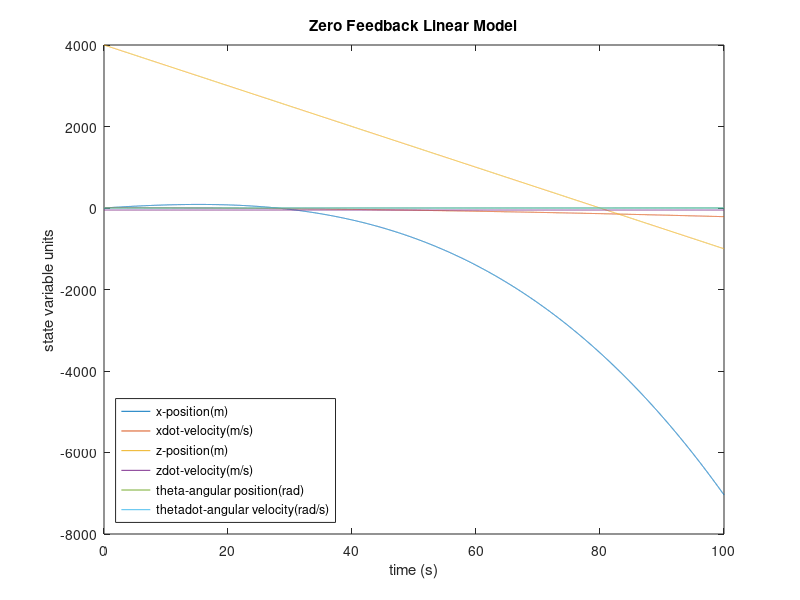
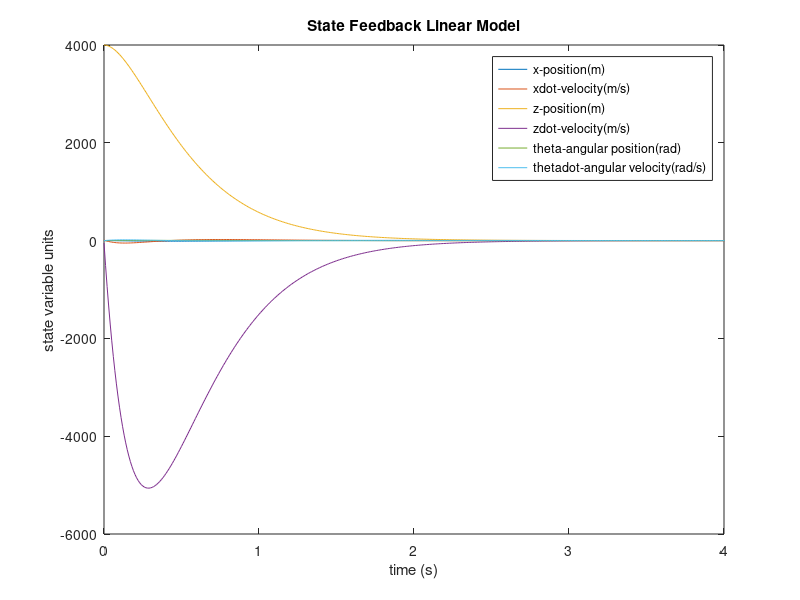

These charts were generated, in order, by the following MATLAB code: (Note: this script raises an error after producing the figures.)
clear all; clc;

%Mass, Dimensions, Gravity
m = 950;
a = 1.3;
b = 1.7;
g = 3.711;

% - Moment of Inertia
J = m*((2*a)^2 + (2*b)^2)/12;

%Matrices
A=[0 1 0 0 0 0 ; 0 0 0 0 -g 0 ; 0 0 0 1 0 0 ; 0 0 0 0 0 0 ; 0 0 0 0 0 1 ; 0 0 0 0 0 0];
B=[0,0;-1/(sqrt(2)*m),1/(sqrt(2)*m);0 0 ;1/(sqrt(2)*m), 1/(sqrt(2)*m); 0,0;-(sqrt(2)/2)*(a-b)/J,(sqrt(2)/2)*(a-b)/J];
C=eye(6);
K=(place(A,B,[-1,-2,-3,-4,-5,-6]));
%%%%%%%%%%%%%%%%%%%%%%%%%%%%%%%%%%%%%%%%%%%%%%%%%%%%%%%%%%%%%%%%%%%%%%%
%Part 1

%Zero Input Ode Graph
x0=[0;10;4000;-50;0.1;0.01];
figure(1)
[t,x]=ode45(@(t,x)(A)*x,[0:0.01:100],x0); %removed B*K as it = 0 in zero input
plot(t,C*x')
title('Zero Feedback Linear Model');
xlabel('time (s)');
ylabel('state variable units');
legend({'x-position(m)','xdot-velocity(m/s)','z-position(m)','zdot-velocity(m/s)','theta-angular position(rad)','thetadot-angular velocity(rad/s)'},'Location','southwest');


%State feedback Ode graph
x00=[0;10;4000;-50;0.1;0.01];
figure(2)
[t,x]=ode45(@(t,x)(A-B*K)*x,[0:0.01:100],x00);
plot(t,C*x')
title('State Feedback Linear Model');
xlabel('time (s)');
ylabel('state variable units');
legend({'x-position(m)','xdot-velocity(m/s)','z-position(m)','zdot-velocity(m/s)','theta-angular position(rad)','thetadot-angular velocity(rad/s)'},'Location','northeast');
xlim([0,4]);

%Zero Input
Figure(3)
DesignProblem01('Controller_V2','datafile','output1.mat','tstop',210,'display',true)

%State feedback %Running this through the DesignProblem01.m code shows us
%the limitations of our controller as it will never converge seeing that
%our controller is a linear system trying to operate in a non-linear
%system.
figure(4)
DesignProblem01('Controller','datafile','output2.mat','tstop',210,'display',true)


%%%%%%%%%%%%%%%%%%%%%%%%%%%%%%%%%%%%%%%%%%%%%%%%%%%%%%%%%%%%%%%%%%%%%%%%%%%
%part 2 %Comparing initial conditions, to show that regardless of the
%conditions, it will always converge for a linear system, but never
%converge if we try to input it into a non-linear model.

%Easy conditions Ode graph
x000=[0;0;3500;0;0;0];
figure(5)
[t,x]=ode45(@(t,x)(A-B*K)*x,[0:0.01:100],x000);
plot(t,C*x')
title('Easy Conditions');
xlabel('time (s)');
ylabel('state variable units');
legend({'x-position(m)','xdot-velocity(m/s)','z-position(m)','zdot-velocity(m/s)','theta-angular position(rad)','thetadot-angular velocity(rad/s)'},'Location','northeast');
xlim([0,4]);

%Difficult conditions Ode graph
x0000=[40;10;4500;-60;0.1;0.01];
figure(6)
[t,x]=ode45(@(t,x)(A-B*K)*x,[0:0.01:100],x0000);
plot(t,C*x')
title('Difficult Conditions');
xlabel('time (s)');
ylabel('state variable units');
legend({'x-position(m)','xdot-velocity(m/s)','z-position(m)','zdot-velocity(m/s)','theta-angular position(rad)','thetadot-angular velocity(rad/s)'},'Location','northeast');
xlim([0,4]);

%Impossible conditions Ode graph
x00000=[0;10;1000;-50;0.1;0.01];
figure(7)
[t,x]=ode45(@(t,x)(A-B*K)*x,[0:0.01:100],x00000);
plot(t,C*x')
title('Impossible Conditions');
xlabel('time (s)');
ylabel('state variable units');
legend({'x-position(m)','xdot-velocity(m/s)','z-position(m)','zdot-velocity(m/s)','theta-angular position(rad)','thetadot-angular velocity(rad/s)'},'Location','northeast');
xlim([0,4]);


%Testing with easy initial conditions - to see if vehicle will will reach
%near z_e 
figure(8)
DesignProblem01('Controller','datafile','output3.mat','tstop',210,'initial',[0;0;3500;0;0;0])
%Testing with difficult conditions
figure(9)
DesignProblem01('Controller','datafile','output4.mat','tstop',210,'initial',[40;10;4500;-60;0.1;0.01])
%Testing with conditions where failure is inevitable
figure(10)
DesignProblem01('Controller','datafile','output5.mat','tstop',210,'initial',[0;10;1000;-50;0.1;0.01],'display',true)

